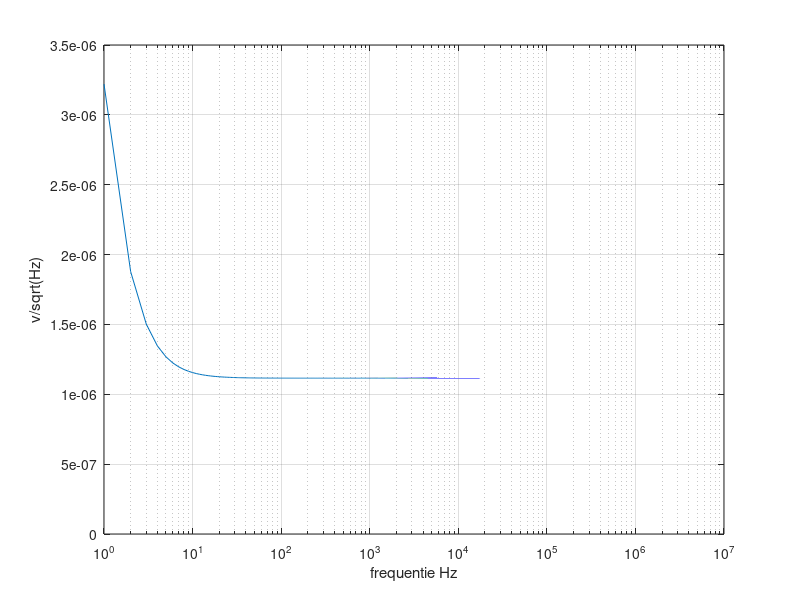

Reproduce this figure in MATLAB.
close all;
clear

%milivolt mv e-3
%micro volt uV e-6
%nano volt nV e-9

%pico ampere pA e-12
%femto ampere fA e-15

%frequentie = logspace(-1, 7, 100000);
stap = 1;
frequentie = 1:stap:10e6; %beginwaarde : stapgrote : eindwaarde

%k = physconst('Boltzmann');
k = 1.380649e-23;  % Boltzmann constant in J/K
c = 55;
T = c + 273,15;

% source impedance %
R_source = 12e3;
source_impedance = R_source;

if frequentie <= 10
    one_over_f_noise_current_opamp = 260e-9;
elseif frequentie <= 200
    one_over_f_noise_current_opamp = 85e-9;  % 85 nV/√Hz
elseif frequentie <= 2000
    one_over_f_noise_current_opamp = 85e-9 * exp(-0.002 * (frequentie - 100));  % exponential drop between 100 and 1kHz
else
    one_over_f_noise_current_opamp = 30e-9 * exp(-0.001 * (frequentie - 1000));  % further decay beyond 1kHz
end
% dit laten checken door stijn
noise_current_opamp_current = 0;


% Pre-amp %
%overdracht amplifier
gain = 52; %versterking van amplifier
fc = 350e3; %cutoff frequentie amplifier

R = 1;
C = 1 / (2 * pi * R * fc);

H = 1 ./ sqrt(1 + (frequentie * 2 * pi * R * C).^2 );
transfer_amplifier = H * gain;
%semilogx(frequentie,H);

%Equivalent Voltage Input Noise from amplifier
%Breedbandruis
broadband_voltage_noise = 15e-9;
%1 over F ruis op 1 Hz
voltage_noise_low = 60e-9;
%1 over F ruis
one_over_F_voltage_noise = (sqrt((voltage_noise_low)^2 - (broadband_voltage_noise)^2) ./ (frequentie));
%total
voltage_noise_amplifier = sqrt((one_over_F_voltage_noise).^2 + (broadband_voltage_noise)^2);
%Equivalent Current Input Noise from amplifier
current_noise_amplifier = 1e-15;
voltgage_current_noise = current_noise_amplifier .* source_impedance;
%Voltage Input Noise from Feed_back_resitor
Feed_back_resitor = 972;
Noise_Feed_back_resitor = sqrt(4 * k * T * Feed_back_resitor);
%Input Noise
Input_Noise = sqrt(4 * k * T * R_source);
%total Voltage Input Noise from amplifier
total_voltage_noise_input = sqrt((voltage_noise_amplifier).^2 + (voltgage_current_noise).^2 + (Input_Noise).^2 + (Noise_Feed_back_resitor).^2);
%output noise amplifier
output_noise_amplifier = total_voltage_noise_input .* transfer_amplifier;

%noise plot
semilogx(frequentie, output_noise_amplifier);
%hold on
%loglog(frequentie, total_voltage_noise_input);
hold on

S_un = 24000 * 4 * k * T
Un_eff_opamp = S_un * (5 + 0.01 * log(10/1000))
Un_eff_V_ref = S_un * (5 + 0.1 * log(10/1000))

Un_eff_2 = Un_eff_opamp + Un_eff_V_ref
Un_eff = sqrt(Un_eff_2)
In_eff = Un_eff/24000^2

xlabel('frequentie Hz');
ylabel('v/sqrt(Hz)');
%legend('input noise amplifier','resitor input noise','voltgage current noise','total noise input');
grid on;
pause;


